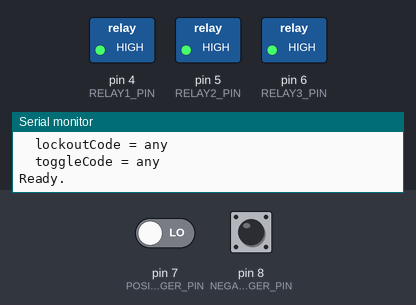
The sketch below on a simulated Arduino Uno, built with avr-gcc and run on an emulated ATmega328P. Parts: switched loads named in the sketch (green lamp = pin HIGH), the last lines printed to the serial monitor. Inputs (shaded band) come from the test bench; at power-on: pin 7 (POSITIVE_TRIGGER_PIN) LOW, pin 8 (NEGATIVE_TRIGGER_PIN) HIGH. EEPROM starts erased.

Above: at 1.2 s.
1.3 s: pin 7 (POSITIVE_TRIGGER_PIN) driven HIGH
At 1.9 s:
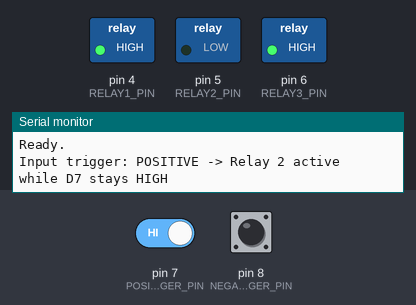
2.8 s: pin 8 (NEGATIVE_TRIGGER_PIN) pulled LOW for 0.15 s
At 3.8 s:
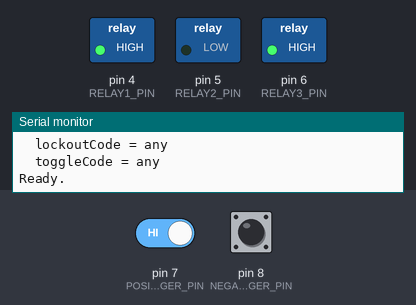
4.4 s: pin 8 (NEGATIVE_TRIGGER_PIN) pulled LOW for 3.2 s
At 5.0 s:
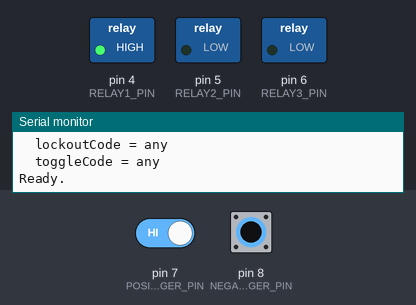
10.6 s: pin 7 (POSITIVE_TRIGGER_PIN) driven LOW
At 11.4 s:
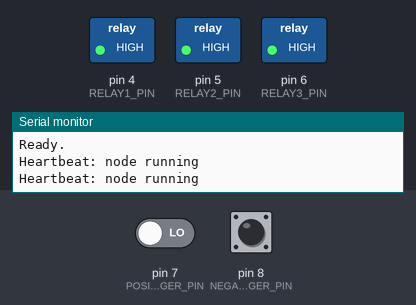
12.1 s: pin 8 (NEGATIVE_TRIGGER_PIN) pulled LOW for 1 s
At 12.9 s:
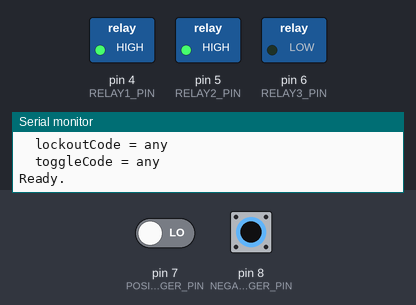
Timing chart, 0 to 15.1 s (numbered marks = the images above; inputs shaded):
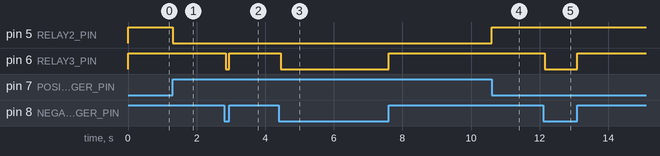

Measured:
- after the input at 1.3 s, pin 5 (RELAY2_PIN): HIGH → LOW at once
- after the input at 2.8 s, pin 6 (RELAY3_PIN): HIGH → LOW after 0.05 s, → HIGH 0.10 s later
- after the input at 4.4 s, pin 6 (RELAY3_PIN): HIGH → LOW after 0.05 s, → HIGH 3.1 s later
- after the input at 10.6 s, pin 5 (RELAY2_PIN): LOW → HIGH at once
- after the input at 12.1 s, pin 6 (RELAY3_PIN): HIGH → LOW after 0.05 s, → HIGH 0.95 s later

The sketch:

Arduino101_Node.ino
```cpp
// ARCHIVED 2026-10-26. No direct replacement: use Arduino101_LaserTagIRTrigger (IR, plus its D2 wired input for
// wired positive/negative triggers).
// Issues seen:
// - False triggers from iPhones near the prop.
// - Positive input D7 is INPUT with no pull-down, so an unwired D7 floats and randomly holds Relay 2 on.
// - RF input D2 accepts ANY rc-switch code while pulseCode is unset (the default), so 433 MHz noise pulses Relay 1.
// - With nothing on D2, the rc-switch CHANGE interrupt on the floating pin stalled the board (no serial output on COM7).
#include <EEPROM.h>
#include <RCSwitch.h>

RCSwitch rfReceiver = RCSwitch();

constexpr uint8_t RF_RECEIVER_PIN = 2;
constexpr uint8_t POSITIVE_TRIGGER_PIN = 7;
constexpr uint8_t NEGATIVE_TRIGGER_PIN = 8;
constexpr uint8_t RELAY1_PIN = 4;
constexpr uint8_t RELAY2_PIN = 5;
constexpr uint8_t RELAY3_PIN = 6;

constexpr bool RELAY_ACTIVE_LOW = true;
constexpr unsigned long PULSE_MS = 250;
constexpr unsigned long INPUT_DEBOUNCE_MS = 50;
constexpr uint32_t CONFIG_MAGIC = 0x41433130UL;
constexpr int EEPROM_SLOT_ADDR = 0;

struct Config {
  uint32_t magic;
  uint32_t pulseCode;
  uint32_t lockoutCode;
  uint32_t toggleCode;
};

Config config;

unsigned long relay1OffAt = 0;
unsigned long relay2OffAt = 0;
unsigned long relay3OffAt = 0;
unsigned long lastHeartbeatAt = 0;
unsigned long lastPositiveTriggerAt = 0;
unsigned long lastNegativeTriggerAt = 0;
bool lastPositiveActive = false;
bool lastNegativeActive = false;

bool timeReached(unsigned long now, unsigned long target) {
  return target != 0 && static_cast<long>(now - target) >= 0;
}

void setRelay(uint8_t pin, bool on) {
  digitalWrite(pin, RELAY_ACTIVE_LOW ? (on ? LOW : HIGH) : (on ? HIGH : LOW));
}

void pulseRelay(uint8_t pin, unsigned long &offAt, unsigned long durationMs) {
  setRelay(pin, true);
  offAt = millis() + durationMs;
}

void holdRelayActive(uint8_t pin, unsigned long &offAt) {
  setRelay(pin, true);
  offAt = 0;
}

void releaseRelay(uint8_t pin, unsigned long &offAt) {
  setRelay(pin, false);
  offAt = 0;
}

void loadConfig() {
  EEPROM.get(EEPROM_SLOT_ADDR, config);
  if (config.magic != CONFIG_MAGIC) {
    config.magic = CONFIG_MAGIC;
    config.pulseCode = 0;
    config.lockoutCode = 0;
    config.toggleCode = 0;
    EEPROM.put(EEPROM_SLOT_ADDR, config);
  }
}

// rc-switch never reports code 0 (available() treats 0 as "nothing received"), so 0 is free to mean "any code".
bool codeMatches(uint32_t configuredCode, uint32_t receivedCode) {
  return configuredCode == 0 || configuredCode == receivedCode;
}

void printCode(const __FlashStringHelper *label, uint32_t code) {
  Serial.print(label);
  if (code == 0) {
    Serial.println(F("any"));
  } else {
    Serial.print(F("0x"));
    Serial.println(code, HEX);
  }
}

void printHeader() {
  Serial.println(F("=== Arduino 101 Haunted Node ==="));
  Serial.println(F("Purpose: RF programming input plus level-based local trigger outputs."));
  Serial.println(F("Input pins:"));
  Serial.print(F("  RF receiver data: D"));
  Serial.println(RF_RECEIVER_PIN);
  Serial.print(F("  Positive trigger input (active HIGH, holds Relay 2): D"));
  Serial.println(POSITIVE_TRIGGER_PIN);
  Serial.print(F("  Negative trigger input (active LOW, holds Relay 3): D"));
  Serial.println(NEGATIVE_TRIGGER_PIN);
  Serial.println(F("Output pins:"));
  Serial.print(F("  Relay 1 (RF pulseCode pulse; any code while pulseCode is unset): D"));
  Serial.println(RELAY1_PIN);
  Serial.print(F("  Relay 2 (D7 hold while active): D"));
  Serial.println(RELAY2_PIN);
  Serial.print(F("  Relay 3 (D8 hold while active): D"));
  Serial.println(RELAY3_PIN);
  Serial.println(F("Relay mode: active LOW"));
  Serial.print(F("Pulse duration (ms): "));
  Serial.println(PULSE_MS);
  Serial.println(F("Default RF timeout: none"));
  Serial.println(F("Configured RF codes:"));
  printCode(F("  pulseCode = "), config.pulseCode);
  printCode(F("  lockoutCode = "), config.lockoutCode);
  printCode(F("  toggleCode = "), config.toggleCode);
  Serial.println(F("Ready."));
}

void firePositiveInputTrigger(unsigned long now) {
  Serial.println(F("Input trigger: POSITIVE -> Relay 2 active while D7 stays HIGH"));
  holdRelayActive(RELAY2_PIN, relay2OffAt);
  lastPositiveTriggerAt = now;
}

void fireNegativeInputTrigger(unsigned long now) {
  Serial.println(F("Input trigger: NEGATIVE -> Relay 3 active while D8 stays LOW"));
  Serial.println(F("Reprinting header due to negative trigger."));
  printHeader();
  holdRelayActive(RELAY3_PIN, relay3OffAt);
  lastNegativeTriggerAt = now;
}

void handleInputTriggers(unsigned long now) {
  bool positiveActive = digitalRead(POSITIVE_TRIGGER_PIN) == HIGH;
  bool negativeActive = digitalRead(NEGATIVE_TRIGGER_PIN) == LOW;

  if (positiveActive && !lastPositiveActive && (now - lastPositiveTriggerAt >= INPUT_DEBOUNCE_MS)) {
    firePositiveInputTrigger(now);
  }

  if (!positiveActive && lastPositiveActive) {
    releaseRelay(RELAY2_PIN, relay2OffAt);
  }

  if (negativeActive && !lastNegativeActive && (now - lastNegativeTriggerAt >= INPUT_DEBOUNCE_MS)) {
    fireNegativeInputTrigger(now);
  }

  if (!negativeActive && lastNegativeActive) {
    releaseRelay(RELAY3_PIN, relay3OffAt);
  }

  lastPositiveActive = positiveActive;
  lastNegativeActive = negativeActive;
}

void setup() {
  Serial.begin(115200);

  pinMode(POSITIVE_TRIGGER_PIN, INPUT);
  pinMode(NEGATIVE_TRIGGER_PIN, INPUT_PULLUP);
  pinMode(RELAY1_PIN, OUTPUT);
  pinMode(RELAY2_PIN, OUTPUT);
  pinMode(RELAY3_PIN, OUTPUT);

  setRelay(RELAY1_PIN, false);
  setRelay(RELAY2_PIN, false);
  setRelay(RELAY3_PIN, false);

  lastPositiveActive = digitalRead(POSITIVE_TRIGGER_PIN) == HIGH;
  lastNegativeActive = digitalRead(NEGATIVE_TRIGGER_PIN) == LOW;

  loadConfig();
  rfReceiver.enableReceive(digitalPinToInterrupt(RF_RECEIVER_PIN));

  printHeader();
}

void loop() {
  unsigned long now = millis();

  handleInputTriggers(now);

  if (now - lastHeartbeatAt >= 5000) {
    lastHeartbeatAt = now;
    Serial.println(F("Heartbeat: node running"));
  }

  if (timeReached(now, relay1OffAt)) {
    setRelay(RELAY1_PIN, false);
    relay1OffAt = 0;
  }

  if (timeReached(now, relay2OffAt)) {
    setRelay(RELAY2_PIN, false);
    relay2OffAt = 0;
  }

  if (timeReached(now, relay3OffAt)) {
    setRelay(RELAY3_PIN, false);
    relay3OffAt = 0;
  }

  if (rfReceiver.available()) {
    uint32_t received = rfReceiver.getReceivedValue();
    Serial.print(F("RF received: "));
    Serial.println(received);

    if (codeMatches(config.pulseCode, received)) {
      pulseRelay(RELAY1_PIN, relay1OffAt, PULSE_MS);
    }

    if (codeMatches(config.lockoutCode, received)) {
      // Timeout is intentionally disabled by default; keep the stored programming value available without automatic expiry.
    }

    if (codeMatches(config.toggleCode, received)) {
      // Toggle behavior is disabled in the new trigger model; RF programming only configures the relay 1 code.
    }

    rfReceiver.resetAvailable();
  }
}
```
